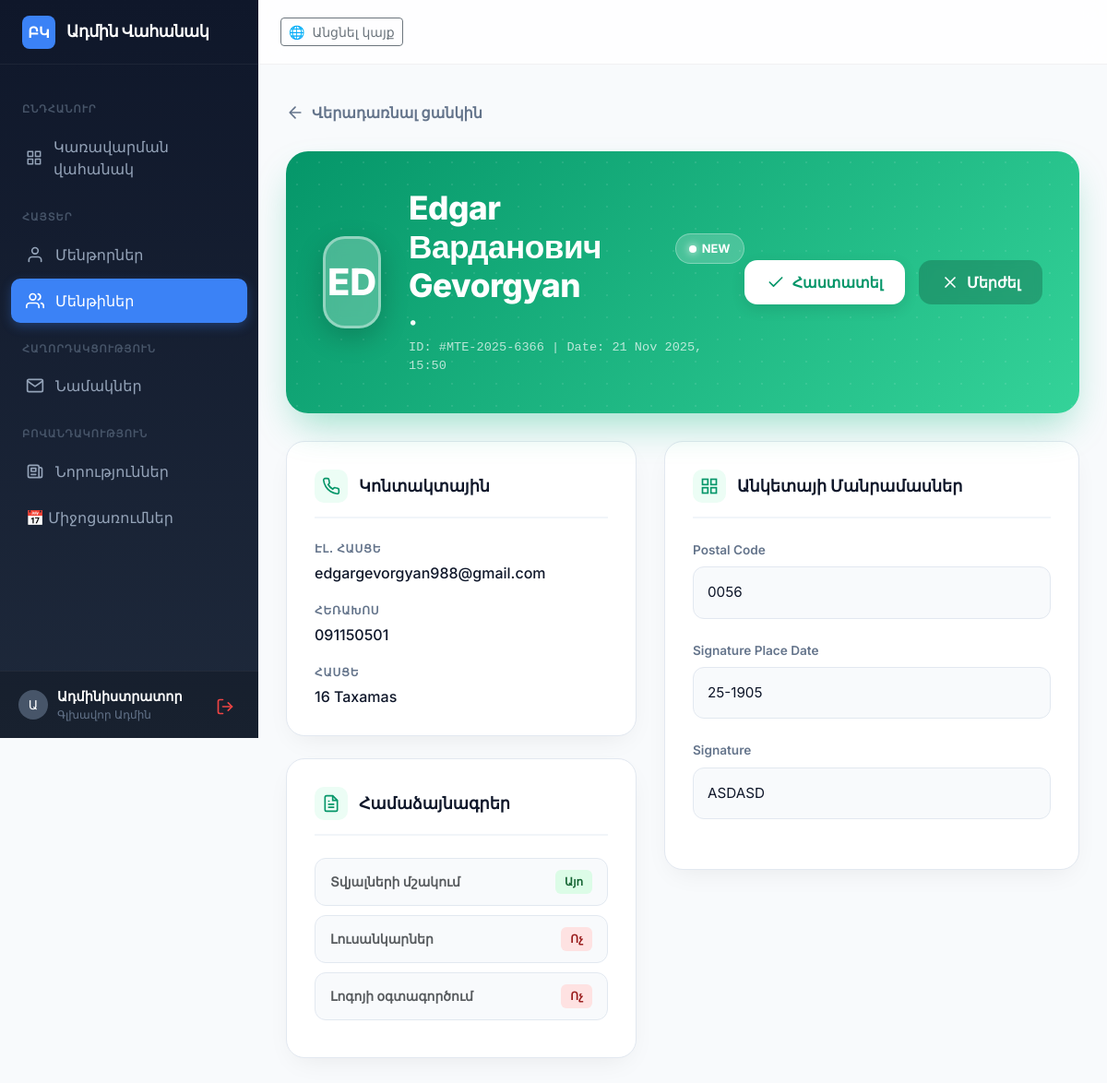
Screenshot of /admin/mentees/3 (signed in) with the database file from the repository.
### tables this page shows
CREATE TABLE `mentees` (
  `id` int(11) NOT NULL,
  `reference` varchar(30) NOT NULL,
  `full_name` varchar(100) NOT NULL,
  `email` varchar(100) NOT NULL,
  `phone` varchar(50) DEFAULT NULL,
  `profile_data` longtext DEFAULT NULL CHECK (json_valid(`profile_data`)),
  `status` varchar(50) DEFAULT 'new',
  `created_at` datetime DEFAULT current_timestamp()
);

### app/Controllers/Admin/MenteesController.php (called while the page is built, shortened)
<?php
class MenteesController extends Controller {
    public function show(string $id) {
        $mentee = Mentee::getById((int)$id);
        View::render('admin/mentees/show', ['item' => $mentee], 'admin_layout');
    }
}

### index.php (called while the page is built, shortened)
<?php
$config = require __DIR__ . '/config/config.php';
spl_autoload_register(function ($class) {
    $base_dir = __DIR__ . '/';
    $map = [
        'Core\\' => 'core/',
        'Config\\' => 'config/',
        'App\\Controllers\\' => 'app/Controllers/',
        'App\\Models\\' => 'app/Models/',
        'App\\Middleware\\' => 'app/Middleware/',
        'App\\Services\\' => 'app/Services/',
    ];
    foreach ($map as $ns => $dir) {
        if (str_starts_with($class, $ns)) {
            $relative_class = substr($class, strlen($ns));
            $file = $base_dir . $dir . str_replace('\\', '/', $relative_class) . '.php';
            if (file_exists($file)) {
                return;
            }
        }
    }
});
try {
    $router = new Core\Router();
    $router->loadRoutes(__DIR__ . '/routes/web.php');
    $router->dispatch($_SERVER['REQUEST_URI'], $_SERVER['REQUEST_METHOD']);
} catch (Throwable $e) {
    error_log($e->getMessage());
    http_response_code(500);
    echo "Internal Server Error: " . $e->getMessage();
}

### core/Url.php (called while the page is built, shortened)
<?php
class Url {
    public static function base(): string {
        $scriptName = $_SERVER['SCRIPT_NAME'];
        $dir = dirname($scriptName);
        $dir = str_replace('\\', '/', $dir);
        return $dir === '/' ? '' : $dir;
    }
    public static function to(string $path = ''): string {
        $path = ltrim($path, '/');
        return self::base() . '/' . $path;
    }
}

### core/Database.php (called while the page is built, shortened)
<?php
class Database {
    private static ?PDO $pdo = null;
    public static function connect(): PDO {
        if (self::$pdo === null) {
            $configFile = __DIR__ . '/../config/config.php';
            $config = require $configFile;
            $dbConf = $config['db'];
            $driver = $dbConf['driver'] ?? 'mysql';
            $dsn = "{$driver}:host={$dbConf['host']};dbname={$dbConf['dbname']};charset={$dbConf['charset']}";
            $options = $dbConf['options'] ?? [
                PDO::ATTR_ERRMODE            => PDO::ERRMODE_EXCEPTION,
                PDO::ATTR_DEFAULT_FETCH_MODE => PDO::FETCH_ASSOC,
                PDO::ATTR_EMULATE_PREPARES   => false,
                PDO::ATTR_STRINGIFY_FETCHES  => false,
            ];
            try {
                self::$pdo = new PDO($dsn, $dbConf['user'], $dbConf['pass'], $options);
            } catch (PDOException $e) {
                error_log("Database Connection Error: " . $e->getMessage());
                if (($config['env'] ?? 'production') === 'development') {
                    throw $e;
                }
                http_response_code(500);
                echo "Сервис временно недоступен (ошибка подключения к БД).";
                exit;
            }
        }
        return self::$pdo;
    }
}

### config/config.php (called while the page is built, shortened)
<?php
return [
    'app_name' => 'Business & Education Association',
    'base_url' => 'http://localhost',
    'env'      => 'development',
    'db' => [
        'driver'  => 'mysql',
        'host'    => 'localhost',
        'dbname'  => 'be_association_db',
        'user'    => 'root',
        'pass'    => '',
        'charset' => 'utf8mb4',
        'options' => [
            PDO::ATTR_ERRMODE            => PDO::ERRMODE_EXCEPTION,
            PDO::ATTR_DEFAULT_FETCH_MODE => PDO::FETCH_ASSOC,
            PDO::ATTR_EMULATE_PREPARES   => false,
            PDO::ATTR_STRINGIFY_FETCHES  => false,
        ]
    ],
    'session' => [
        'name'     => 'BE_SESSION',
        'lifetime' => 7200,
        'secure'   => false,
        'httponly' => true,
        'samesite' => 'Strict',
    ],
];

### core/Model.php (called while the page is built, shortened)
<?php
abstract class Model {
    protected static function db(): PDO {
        return Database::connect();
    }
}

### app/Models/Mentee.php (called while the page is built, shortened)
<?php
class Mentee extends Model {
    public static function getById(int $id): ?array {
        $stmt = self::db()->prepare("SELECT * FROM mentees WHERE id = :id LIMIT 1");
        $stmt->execute(['id' => $id]);
        $mentee = $stmt->fetch(PDO::FETCH_ASSOC);
        if ($mentee && !empty($mentee['profile_data'])) {
            $mentee['profile_data'] = json_decode($mentee['profile_data'], true);
        }
        return $mentee ?: null;
    }
}

### app/Views/admin/mentees/show.php (the view, shortened to what this page needs)
<?php
    $raw = $item['profile_data'] ?? [];
    $data = [];
    if (is_array($raw)) {
        $data = $raw;
    } elseif (is_string($raw)) {
        $clean = htmlspecialchars_decode($raw, ENT_QUOTES);
        $decoded = json_decode($clean, true);
        if (is_array($decoded)) {
            $data = $decoded;
        }
    }
    $initials = mb_substr($item['full_name'] ?? 'UN', 0, 2);
    $org = $data['currentOrg'] ?? $data['orgName'] ?? '—';
    $pos = $data['currentPosition'] ?? 'Ուսանող / Մենթի';
    $contacts = [
        'Էլ․ հասցե' => $item['email'],
        'Հեռախոս' => $item['phone'],
        'Բջջային' => $data['mobilePhone'] ?? null,
        'Ծննդյան տվյալներ' => $data['birthInfo'] ?? null,
        'Հասցե' => $data['personalAddress'] ?? null,
    ];
?>
<div class="nf-profile-container">
    <a href="<?= Url::to('admin/mentees') ?>" class="btn-back">
        <svg width="20" height="20" viewBox="0 0 24 24" fill="none" stroke="currentColor" stroke-width="2" stroke-linecap="round" stroke-linejoin="round"><path d="M19 12H5M12 19l-7-7 7-7"/></svg>
        Վերադառնալ ցանկին
    </a>
    <div class="nf-profile-header">
        <div class="nf-bg-pattern"></div>
        <div class="nf-profile-main">
            <div class="nf-avatar-xl">
                <?= strtoupper($initials) ?>
            </div>
            <div class="nf-user-meta">
                <div class="d-flex align-items-center">
                    <h1><?= htmlspecialchars($item['full_name']) ?></h1>
                    <span class="nf-status-pill">
                        <span class="nf-status-dot"></span>
                        <?= ucfirst($item['status'] ?? 'new') ?>
                    </span>
                </div>
                <p><?= htmlspecialchars($org) ?> • <?= htmlspecialchars($pos) ?></p>
                <div class="nf-user-id">ID: #<?= $item['reference'] ?> | Date: <?= date('d M Y, H:i', strtotime($item['created_at'])) ?></div>
            </div>
        </div>
        <div class="nf-header-actions">
            <form action="<?= Url::to('admin/mentees/' . $item['id'] . '/status') ?>" method="POST">
                <button type="submit" class="btn-header-action btn-approve" <?= $item['status'] === 'approved' ? 'disabled' : '' ?>>
                    <svg width="20" height="20" viewBox="0 0 24 24" fill="none" stroke="currentColor" stroke-width="2" stroke-linecap="round" stroke-linejoin="round"><path d="M20 6L9 17l-5-5"/></svg>
                    Հաստատել
                </button>
            </form>
            <form action="<?= Url::to('admin/mentees/' . $item['id'] . '/status') ?>" method="POST">
                <button type="submit" class="btn-header-action btn-reject" <?= $item['status'] === 'rejected' ? 'disabled' : '' ?>>
                    <svg width="20" height="20" viewBox="0 0 24 24" fill="none" stroke="currentColor" stroke-width="2" stroke-linecap="round" stroke-linejoin="round"><line x1="18" y1="6" x2="6" y2="18"/><line x1="6" y1="6" x2="18" y2="18"/></svg>
                    Մերժել
                </button>
            </form>
        </div>
    </div>
    <div class="nf-grid">
        <div class="nf-sidebar-col">
            <div class="nf-card">
                <div class="nf-card-title">
                    <div class="nf-card-icon">
                    </div>
                    Կոնտակտային
                </div>
                <div class="nf-info-list">
                    <?php foreach($contacts as $label => $val): if(empty($val)) continue; ?>
                    <div class="nf-info-item">
                        <span class="nf-label"><?= $label ?></span>
                        <span class="nf-value"><?= htmlspecialchars($val) ?></span>
                    </div>
                    <?php endforeach; ?>
                </div>
            </div>
            <div class="nf-card">
                <div class="nf-card-title">
                    <div class="nf-card-icon">
                        <svg class="icon-svg" viewBox="0 0 24 24" fill="none" stroke="currentColor"><path d="M14 2H6a2 2 0 0 0-2 2v16a2 2 0 0 0 2 2h12a2 2 0 0 0 2-2V8z"/><polyline points="14 2 14 8 20 8"/><line x1="16" y1="13" x2="8" y2="13"/><line x1="16" y1="17" x2="8" y2="17"/><polyline points="10 9 9 9 8 9"/></svg>
                    </div>
                    Համաձայնագրեր
                </div>
                <div class="nf-consent-list">
                    <?php
                    $consents = [
                        'consentDataProcessing' => 'Տվյալների մշակում',
                        'consentPhotos' => 'Լուսանկարներ',
                        'consentCompanyLogo' => 'Լոգոյի օգտագործում'
                    ];
                    foreach($consents as $key => $label):
                        $isAgreed = !empty($data[$key]) && $data[$key] === 'yes';
                    ?>
                        <div class="nf-consent-item">
                            <small class="text-muted fw-bold"><?= $label ?></small>
                            <?php if($isAgreed): ?>
                                <span class="nf-badge-yes">Այո</span>
                            <?php else: ?>
                                <span class="nf-badge-no">Ոչ</span>
                            <?php endif; ?>
                        </div>
                    <?php endforeach; ?>
                </div>
            </div>
        </div>
        <div class="nf-main-col">
            <div class="nf-card">
                <div class="nf-card-title">
                    <div class="nf-card-icon">
                        <svg class="icon-svg" viewBox="0 0 24 24" fill="none" stroke="currentColor"><rect x="3" y="3" width="7" height="7"></rect><rect x="14" y="3" width="7" height="7"></rect><rect x="14" y="14" width="7" height="7"></rect><rect x="3" y="14" width="7" height="7"></rect></svg>
                    </div>
                    Անկետայի Մանրամասներ
                </div>
                <?php
                $exclude = [
                    'fullName', 'email', 'phone', 'mobilePhone', 'orgName', 'currentPosition', 'currentOrg', 'birthInfo',
                    'personalAddress', 'consentDataProcessing', 'consentPhotos', 'consentCompanyLogo', 'csrf_token'
                ];
                foreach($data as $key => $value):
                    if(in_array($key, $exclude)) continue;
                    if(empty($value)) continue;
                    $label = ucfirst(preg_replace('/(?<!^)[A-Z]/', ' $0', $key));
                ?>
                    <div class="nf-data-box">
                        <span class="nf-data-label"><?= htmlspecialchars($label) ?></span>
                        <?php if(is_array($value)): ?>
                            <?php if(isset($value[0]) && is_string($value[0])): ?>
                                <div class="nf-tags">
                                    <?php foreach($value as $tag): ?>
                                        <span class="nf-tag"><?= htmlspecialchars($tag) ?></span>
                                    <?php endforeach; ?>
                                </div>
                            <?php elseif(isset($value[1]['role'])): ?>
                                <div class="table-responsive">
                                    <table class="nf-mini-table">
                                        <thead><tr><th>Պաշտոն</th><th>Տևողություն</th><th>Ոլորտ</th></tr></thead>
                                        <tbody>
                                        <?php foreach($value as $job): if(empty($job['role'])) continue; ?>
                                            <tr>
                                                <td class="fw-bold"><?= htmlspecialchars($job['role']) ?></td>
                                                <td><?= htmlspecialchars($job['duration']) ?></td>
                                                <td><?= htmlspecialchars($job['field']) ?></td>
                                            </tr>
                                        <?php endforeach; ?>
                                        </tbody>
                                    </table>
                                </div>
                            <?php else: ?>
                                <pre class="nf-data-content" style="font-family: monospace; font-size: 0.8rem;"><?= print_r($value, true) ?></pre>
                            <?php endif; ?>
                        <?php else: ?>
                            <div class="nf-data-content"><?= nl2br(htmlspecialchars($value)) ?></div>
                        <?php endif; ?>
                    </div>
                <?php endforeach; ?>
            </div>
        </div>
    </div>
</div>

### core/Router.php (shortened to what this page needs)
<?php
class Router {
    private array $routes = [];
    private function add(string $method, string $path, array|callable $handler, array $middleware): void {
        $pattern = preg_replace('/\{([a-zA-Z0-9_]+)\}/', '(?P<$1>[^/]+)', $path);
        $pattern = "#^" . $pattern . "$#";
        $this->routes[$method][$pattern] = [
            'handler' => $handler,
            'middleware' => $middleware
        ];
    }
    public function dispatch(string $uri, string $method): void {
        $path = parse_url($uri, PHP_URL_PATH);
        foreach ($this->routes[$method] ?? [] as $pattern => $route) {
            if (preg_match($pattern, $path, $matches)) {
                $params = array_filter($matches, 'is_string', ARRAY_FILTER_USE_KEY);
                $handler = $route['handler'];
                if (is_array($handler)) {
                    [$class, $action] = $handler;
                    $controller = new $class();
                    call_user_func_array([$controller, $action], $params);
                } elseif (is_callable($handler)) {
                    call_user_func_array($handler, $params);
                }
                return;
            }
        }
    }
}

### app/Views/layouts/admin_layout.php (style rules this page uses)
:root { --sidebar-width: 280px; --header-height: 70px; --bg-body: #f8fafc; --bg-sidebar: #0f172a; --text-sidebar: #94a3b8; --text-sidebar-active: #ffffff; --primary: #3b82f6; --primary-hover: #2563eb; --sidebar-item-hover: rgba(255,255,255,0.05); }
body { font-family: 'Inter', sans-serif; background-color: var(--bg-body); overflow-x: hidden; min-height: 100vh; }

### rows the page displays
mentees: full_name "ED", full_name "Edgar Варданович Gevorgyan", status "NEW", reference "MTE-2025-6366", created_at "21 Nov 2025, 15:50", email "edgargevorgyan988@gmail.com", phone "091150501"

### other values shown
$label "ԷԼ․ ՀԱՍՑԵ"
$label "ՀԵՌԱԽՈՍ"
$label "ՀԱՍՑԵ"
$val "16 Taxamas"
$label "Տվյալների մշակում"
$label "Լուսանկարներ"
$label "Լոգոյի օգտագործում"
$label "Postal Code"
$value "0056"
$label "Signature Place Date"
$value "25-1905"
$label "Signature"
$value "ASDASD"
